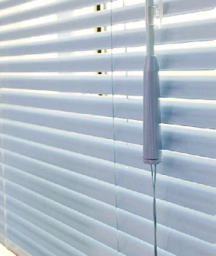
#> input picture tools/common/bg.png, 216 x 256 px, given in place of mask.png, which was not available
$ python '图像运算.py'
#> lines starting #> are read from the running program, lines starting #| are printed output that depends on the picture; after the words box and inside, x2 and y2 are one past the last pixel; in counts of white or black regions, pixels touching at a corner belong together; pictures that were not available may be replaced by others from this repository, and a replacement may not be noted
import os
import cv2 as cv
import numpy as np
mask=cv.imread('mask.png',0)
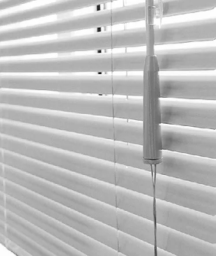
#> mask: shape (256, 216); min 28, max 255, mean 187.1
mask=(mask/255).astype(np.uint8)
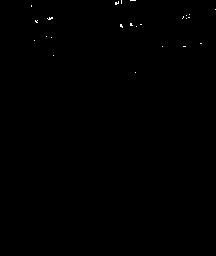
#> mask: shape (256, 216); values 0 (black) and 1 (white), 0.14% white in thin lines or dots, all inside (x1, y1, x2, y2) = (31, 0, 216, 73)
cat=cv.imread('cat.png',0)
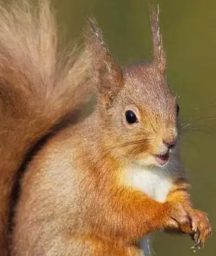
#> input picture tools/common/cat.png, 216 x 256 px
#> cat: shape (256, 216); min 8, max 237, mean 121
house=cv.imread('img.png',0)
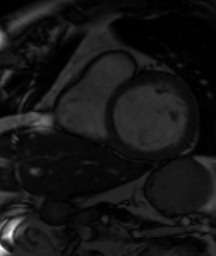
#> input picture Learning/img.png, 216 x 256 px, found by its file name
#> house is the input picture: shape (256, 216); min 0, max 255, mean 21.5
noise=cv.imread('noise .png',0)
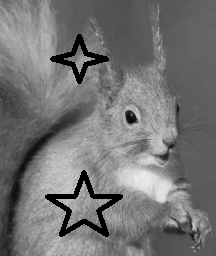
#> input picture tools/common/noise .png, 216 x 256 px
#> noise is the input picture: shape (256, 216); min 0, max 238, mean 115.8
sum=cv.addWeighted(cat,0.5,house,0.5,0)
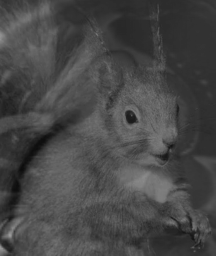
#> sum: shape (256, 216); min 12, max 154, mean 71.3
sub=np.uint8((sum-cat*0.5)*2)
# sub=cv.subtract(sum,house*0.5)#报错
# mul=mask*cat
mul=cv.multiply(cat,mask)#相乘时要把掩膜的像素值转为0,1防止255越界出错
# dev=cat/(noise+1)
dev=cv.divide(cat,noise+1)#相除时要加一防止除0错误
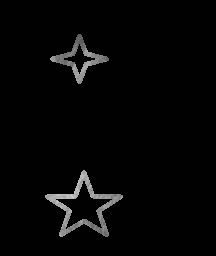
#> dev: shape (256, 216); min 1, max 201, mean 6.1
cv.imwrite('sum.png',sum)
cv.imwrite('sub.png',sub)
cv.imwrite('mul.png',mul)
cv.imwrite('dev.png',dev)
